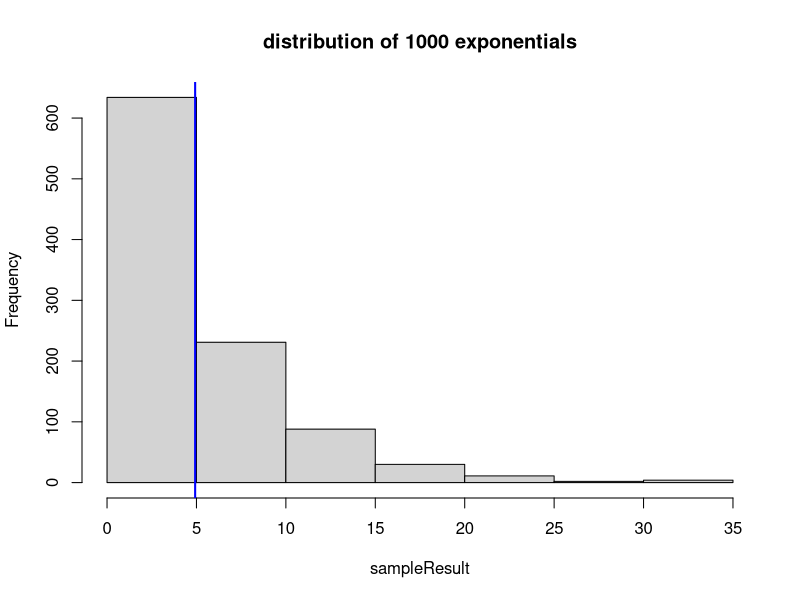
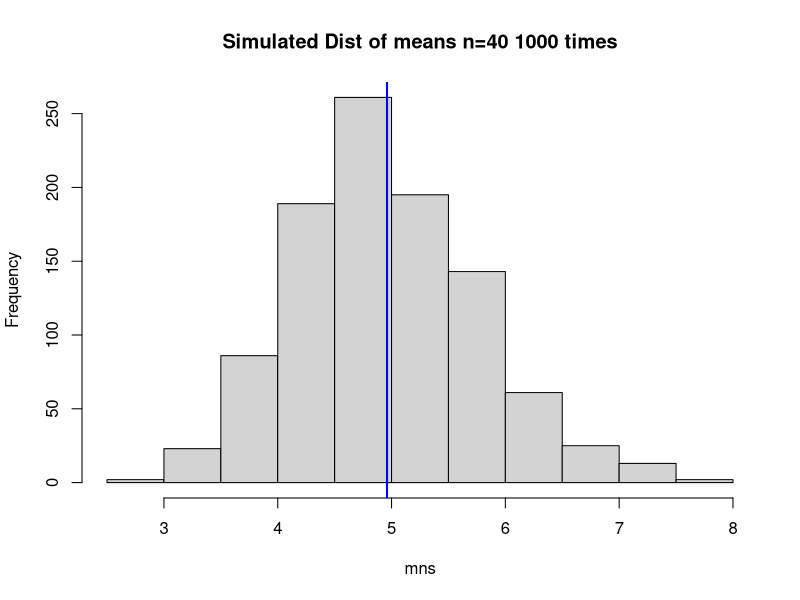
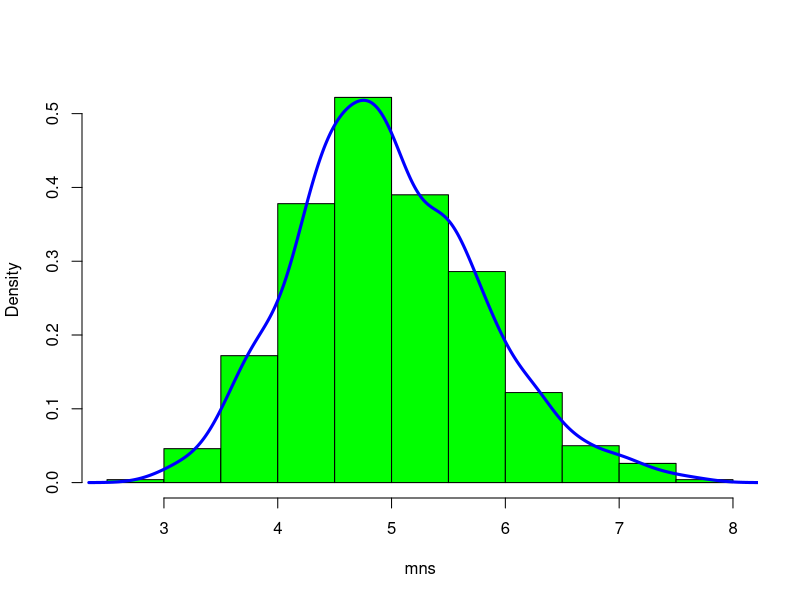
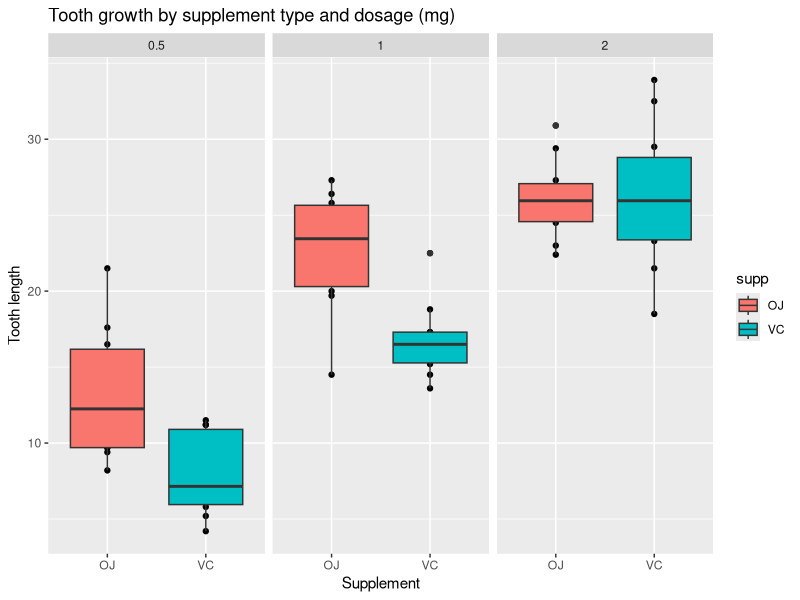

These figures' R source, in order: (Note: this script raises an error after producing the figures.)
## ---- chunk 1
knitr::opts_chunk$set(echo = TRUE)

## ---- chunk 2
set.seed(33)
lambda <- 0.2 # The rate parameter
n <- 40 # sample size

sampleResult <- (rexp(1000, lambda))


hist(sampleResult, main = "distribution of 1000 exponentials")

sampleMean <- mean(sampleResult)
abline(v = sampleMean, col = "blue", lwd = 2)

## ---- chunk 3
lambda <- 0.2 # The rate parameter
n <- 40 # sample size
mns = NULL

for (i in 1 : 1000) mns = c(mns, mean(rexp(n, lambda)))
hist(mns, main = "Simulated Dist of means n=40 1000 times")

simMean <- mean(mns)
abline(v = simMean, col = "blue", lwd = 2)

## ---- chunk 4
sampleMean <- mean(sampleResult)
sampleVariance <- var(mns)
sampleStdDev <- (1/lambda)/sqrt(n)

simMean <- mean(mns)
simVariance <- (1/lambda)^2/n
simStdDev <- (1/lambda)/sqrt(n)

## ---- chunk 5
hist(mns, prob=TRUE, col="green", main="", breaks=10)
lines(density(mns), lwd=3, col="blue")

## ---- chunk 6
library(datasets)
data("ToothGrowth")

head(ToothGrowth)
dim(ToothGrowth)
str(ToothGrowth)
summary(ToothGrowth)
## ---- chunk 7
library(ggplot2)

qplot(supp, len, data=ToothGrowth, facets=~dose, main="Tooth growth by supplement type and dosage (mg)", xlab="Supplement", ylab="Tooth length") + geom_boxplot(aes(fill = supp))

t.test(len ~ supp, paired = FALSE, var.equal = FALSE, data = ToothGrowth)

## ---- chunk 8

## Subset to dosage 0.5 - 1.0
doseRange1 <- subset(ToothGrowth, dose %in% c(0.5, 1.0))

## Subset to dosage 0.5 - 2.0
doseRange2 <- subset(ToothGrowth, dose %in% c(0.5, 2.0))

## Subset to dosage 1.0 - 2.0
doseRange3 <- subset(ToothGrowth, dose %in% c(1.0, 2.0))

t.test(len ~ dose, paired = FALSE, var.equal = FALSE, data = doseRange1)

## ---- chunk 9
t.test(len ~ dose, paired = FALSE, var.equal = FALSE, data = doseRange2)
## ---- chunk 10
t.test(len ~ dose, paired = FALSE, var.equal = FALSE, data = doseRange3)
